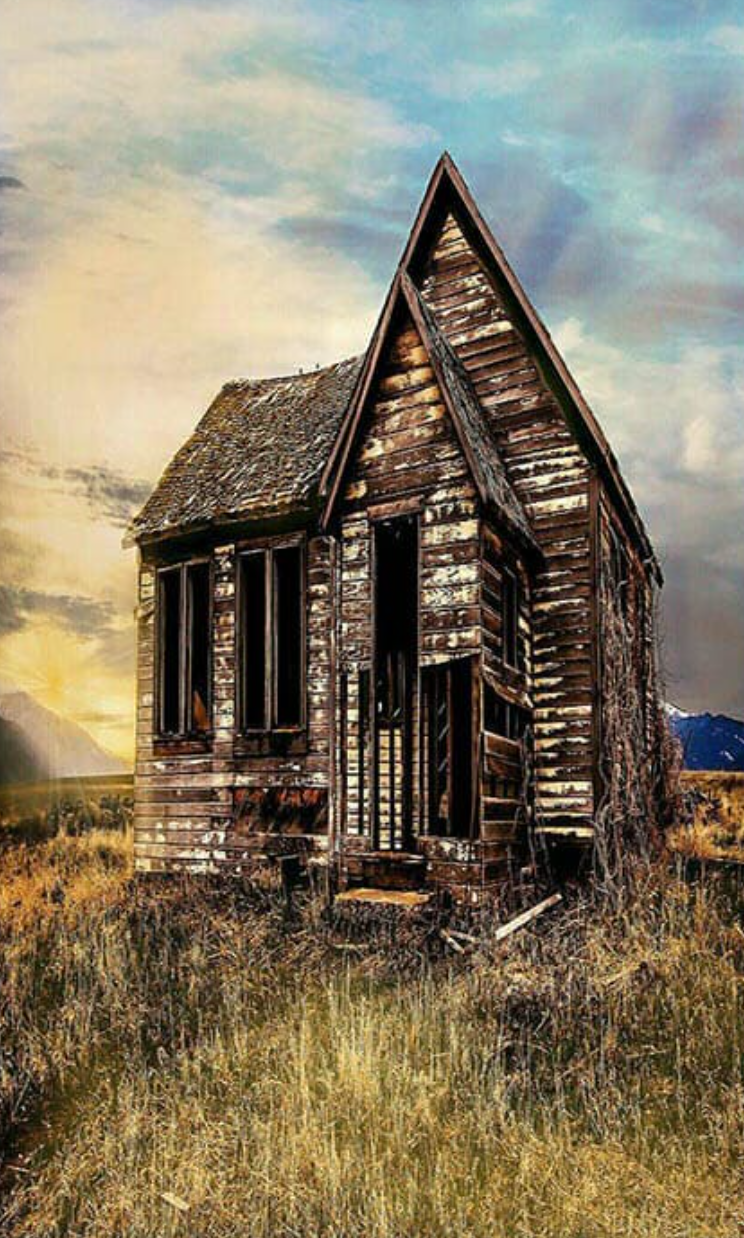
#> input picture Experiment 7/image1.png, 744 x 1238 px, found by its file name
$ python 'exp 7.py'
#> lines starting #> are read from the running program, lines starting #| are printed output that depends on the picture; after the words box and inside, x2 and y2 are one past the last pixel; in counts of white or black regions, pixels touching at a corner belong together
import cv2
import numpy as np
import matplotlib.pyplot as plt
# Read image directly in grayscale
src_image = cv2.imread(r'E:\DSIP\VS Py\Experiment 7\image1.png', cv2.IMREAD_GRAYSCALE)
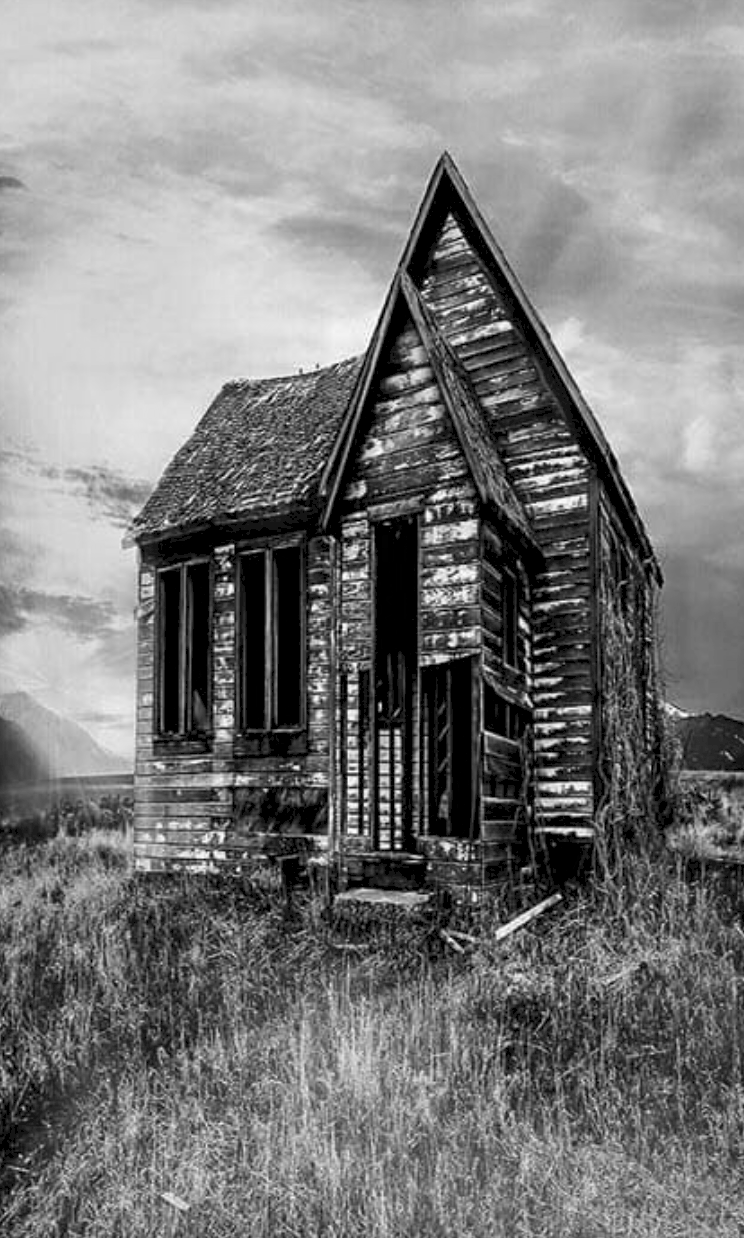
#> src_image: shape (1238, 744); min 0, max 254, mean 124.2
# Check if image is loaded
if src_image is None:
    print("Image not found!")
    exit()
# 1. Image Negation
negative_image = 255 - src_image
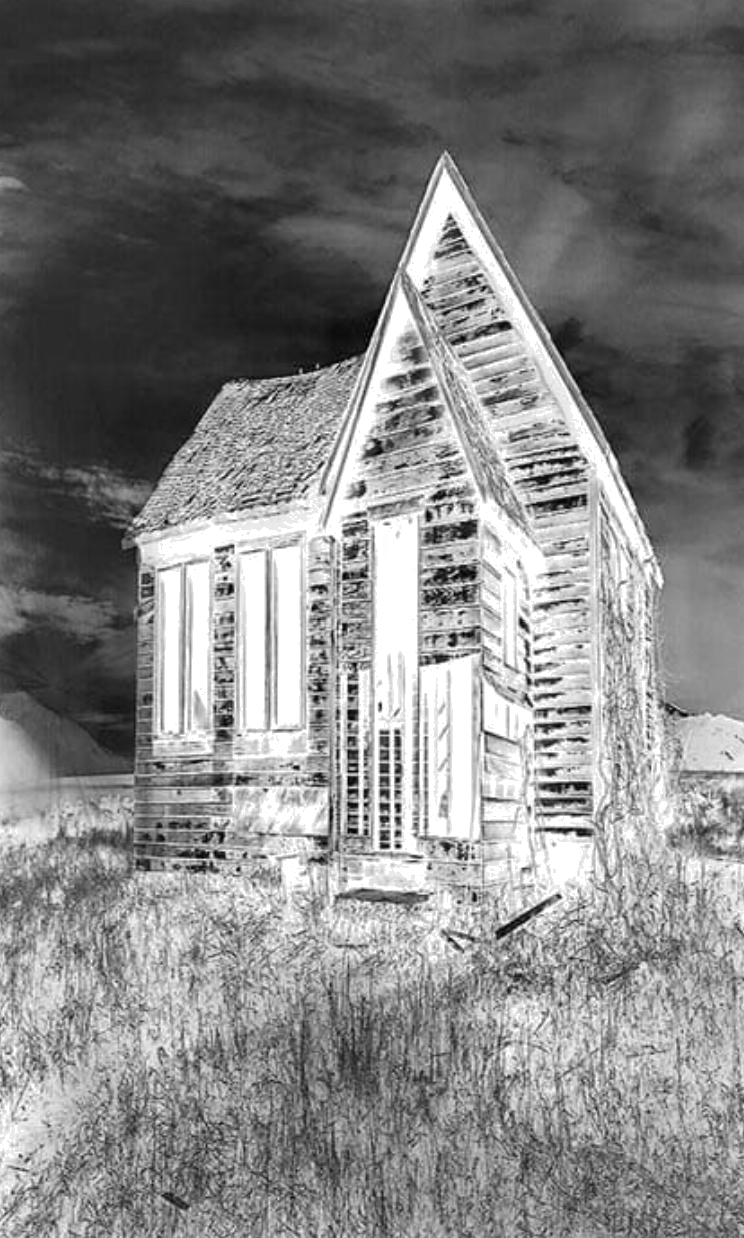
#> negative_image: shape (1238, 744); min 1, max 255, mean 130.8
# 2. Thresholding
_,thresholded_image = cv2.threshold(
    src_image,
    128,
    255,
    cv2.THRESH_BINARY
)
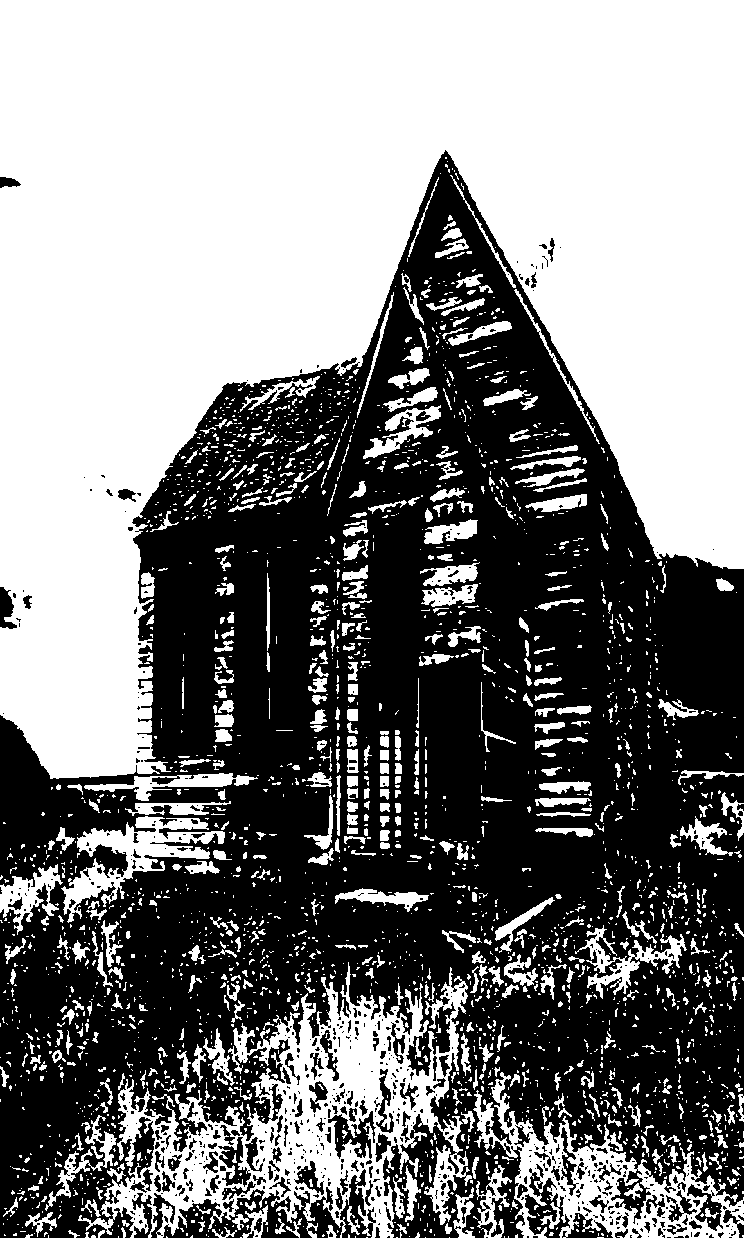
#> thresholded_image: shape (1238, 744); 50.2% white; 707 black regions (545 under 20 px), largest, box (x1, y1, x2, y2) and area: (0, 150, 744, 1238) 434663, (163, 1187, 344, 1238) 4191, (525, 1168, 570, 1238) 1323
# 3. Gamma Correction
gamma = 3
# Normalize image to range [0,1]
normalized_image = src_image / 255.0
# Apply gamma correction
gamma_corrected_image = np.power(
    normalized_image,
    1 / gamma
)
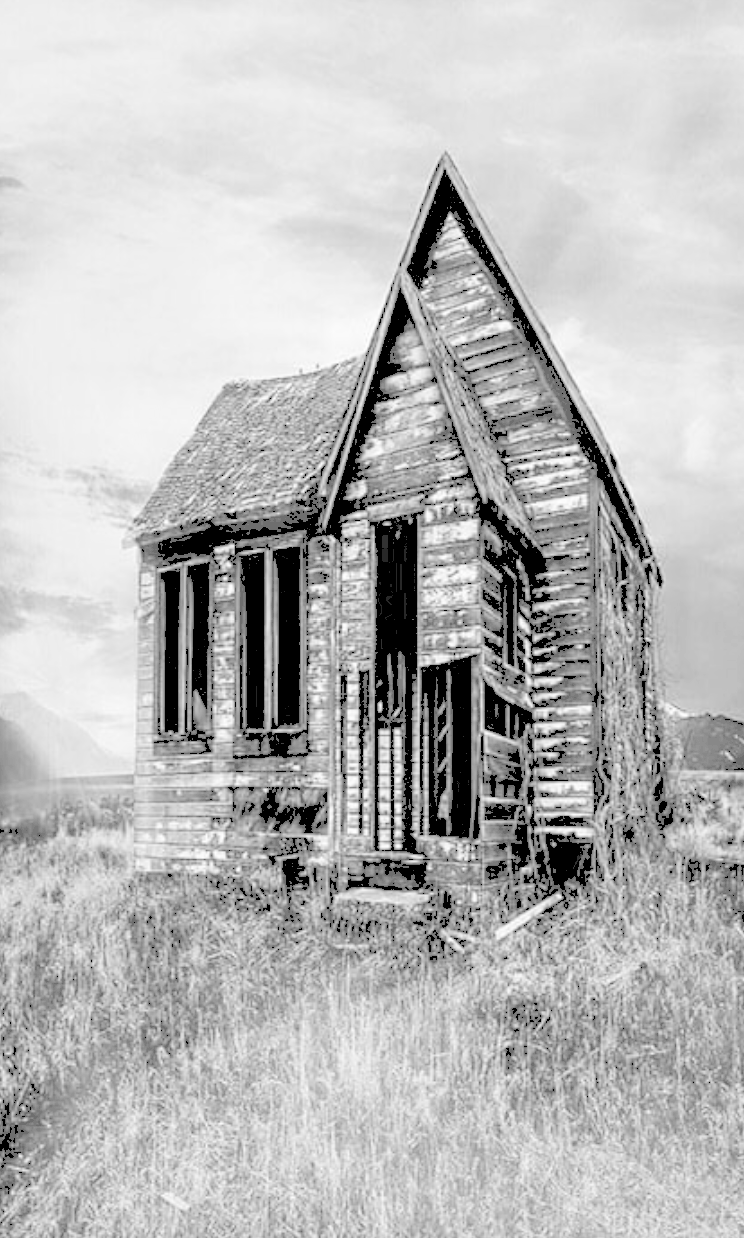
#> gamma_corrected_image: shape (1238, 744) float64; min 0, max 0.999, mean 0.731
# Convert back to range [0,255]
gamma_corrected_image = np.uint8(
    gamma_corrected_image * 255
)
# Display Images
plt.figure(figsize=(15, 5))
plt.subplot(1, 4, 1)
plt.imshow(src_image, cmap='gray')
plt.title("Original")
plt.axis('off')
plt.subplot(1, 4, 2)
plt.imshow(negative_image, cmap='gray')
plt.title("Negative")
plt.axis('off')
plt.subplot(1, 4, 3)
plt.imshow(thresholded_image, cmap='gray')
plt.title("Threshold")
plt.axis('off')
plt.subplot(1, 4, 4)
plt.imshow(gamma_corrected_image, cmap='gray')
plt.title("Gamma Correction")
plt.axis('off')
plt.tight_layout()
plt.show()
